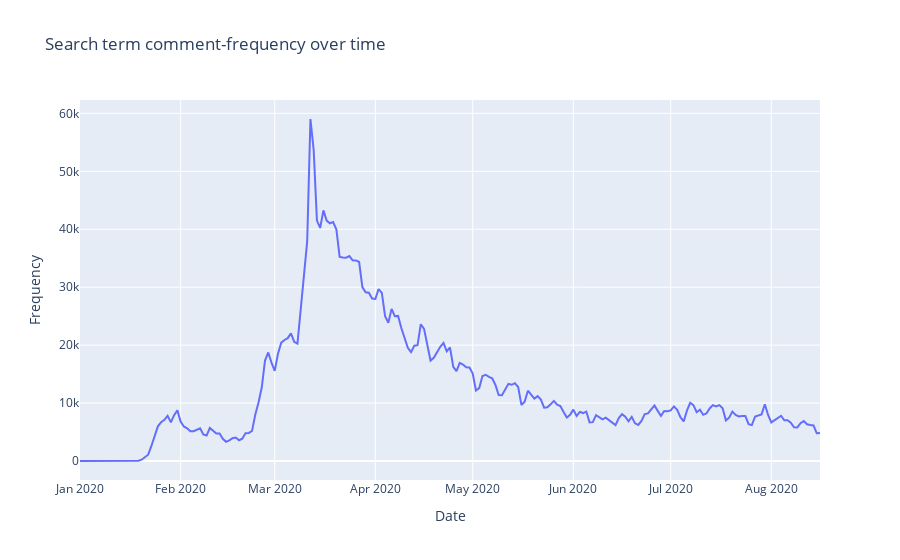

The code cell stored with this chart in its notebook:
### Code cell
fig = px.line(comments_counts, x="key", y="doc_count", title="Search term comment-frequency over time", labels = {"key":"Date", "doc_count": "Frequency"})
fig.show()

### Figure 1 — Plotly figure (JSON) as saved in the notebook; plotly's stock layout.template omitted (floating-point values rounded to 4 significant figures; data arrays with more than 128 entries replaced by an {"elided": "..."} marker saying what was removed)
{"data": [{"hovertemplate": "Date=%{x}<br>Frequency=%{y}<extra></extra>", "legendgroup": "", "line": {"color": "#636efa", "dash": "solid"}, "mode": "lines", "name": "", "orientation": "v", "showlegend": false, "type": "scatter", "x": {"elided": "229 str values"}, "xaxis": "x", "y": {"elided": "229 int values"}, "yaxis": "y"}], "layout": {"autosize": true, "legend": {"tracegroupgap": 0}, "title": {"text": "Search term comment-frequency over time"}, "xaxis": {"anchor": "y", "autorange": true, "domain": [0, 1], "range": ["2020-01-01", "2020-08-16"], "title": {"text": "Date"}, "type": "date"}, "yaxis": {"anchor": "x", "autorange": true, "domain": [0, 1], "range": [-3280.0, 62320.0], "title": {"text": "Frequency"}, "type": "linear"}}}
